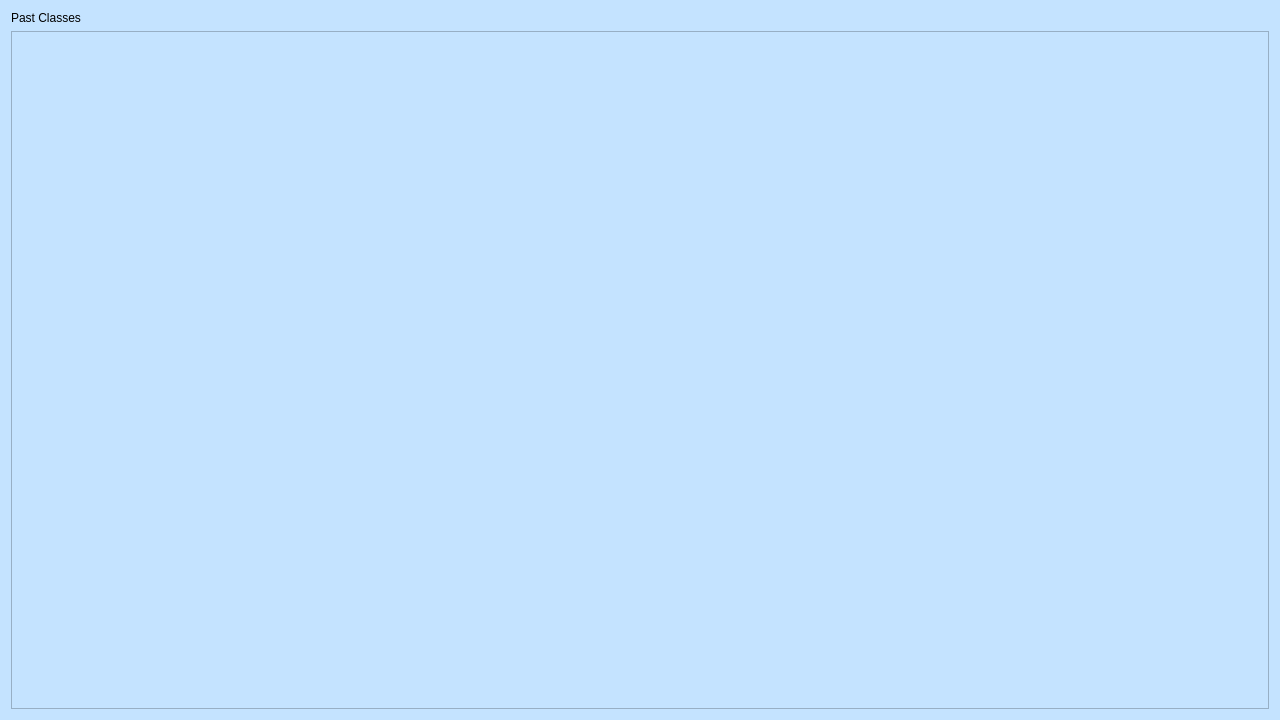
<?xml version="1.0" encoding="UTF-8"?>
<ui version="4.0">
 <class>sd_classes</class>
 <widget class="QWidget" name="sd_classes">
  <property name="geometry">
   <rect>
    <x>0</x>
    <y>0</y>
    <width>1280</width>
    <height>720</height>
   </rect>
  </property>
  <property name="windowTitle">
   <string>MainWindow</string>
  </property>
  <property name="styleSheet">
   <string notr="true">background-color: rgb(196, 227, 255);</string>
  </property>
  <layout class="QVBoxLayout" name="verticalLayout_2">
   <item>
    <layout class="QVBoxLayout" name="verticalLayout"/>
   </item>
   <item>
    <widget class="QLabel" name="label">
     <property name="styleSheet">
      <string notr="true">color: rgb(0, 0, 0);
border-color: rgb(255, 255, 255);
font: 600 14pt &quot;Segoe UI&quot;;</string>
     </property>
     <property name="text">
      <string>Past Classes</string>
     </property>
    </widget>
   </item>
   <item>
    <widget class="QScrollArea" name="scrollArea">
     <property name="widgetResizable">
      <bool>true</bool>
     </property>
     <widget class="QWidget" name="scrollAreaWidgetContents">
      <property name="geometry">
       <rect>
        <x>0</x>
        <y>0</y>
        <width>1256</width>
        <height>649</height>
       </rect>
      </property>
     </widget>
    </widget>
   </item>
  </layout>
 </widget>
 <resources/>
 <connections/>
</ui>
